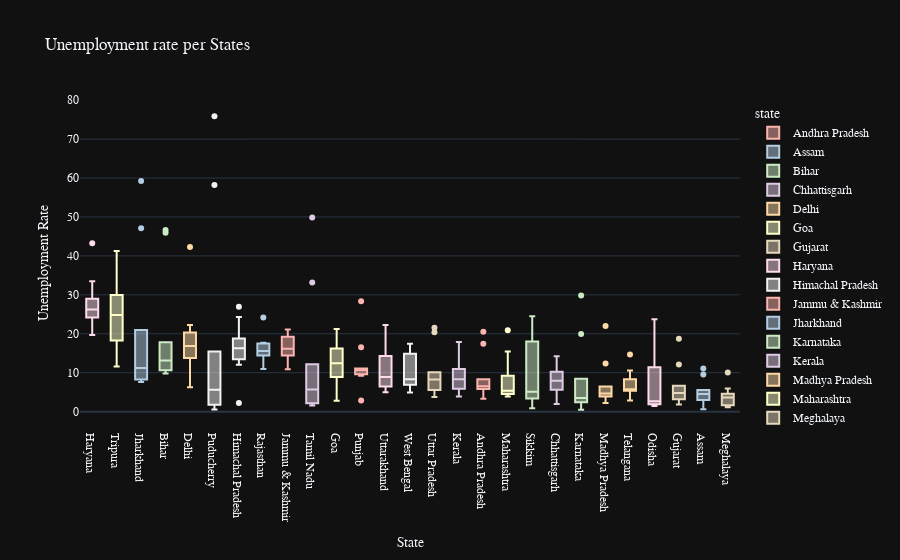

Notebook code cell kept with this figure:
### Code cell
import plotly.express as px

# Create the boxplot with custom colors and styles
fig = px.box(data, 
             x='state', 
             y='estimated unemployment rate', 
             color='state', 
             title='Unemployment rate per States', 
             template='plotly_dark',  # Change template to 'plotly_dark' for dark theme
             color_discrete_sequence=px.colors.qualitative.Pastel1)  # Change color sequence to Pastel1

# Updating the x-axis category order to be in descending total
fig.update_xaxes(categoryorder='total descending')

# Update other layout settings
fig.update_layout(
    font=dict(
        family="Arial",  # Change font family
        size=12  # Change font size
    ),
    xaxis_title="State",  # Update x-axis title
    yaxis_title="Unemployment Rate",  # Update y-axis title
)

# Show the plot
fig.show()

### Figure 1 — Plotly figure (JSON) as saved in the notebook; plotly's stock layout.template omitted (floating-point values rounded to 4 significant figures)
{"data": [{"alignmentgroup": "True", "hovertemplate": "state=%{x}<br>estimated unemployment rate=%{y}<extra></extra>", "legendgroup": "Andhra Pradesh", "marker": {"color": "rgb(251,180,174)"}, "name": "Andhra Pradesh", "notched": false, "offsetgroup": "Andhra Pradesh", "orientation": "v", "showlegend": true, "type": "box", "x": ["Andhra Pradesh", "Andhra Pradesh", "Andhra Pradesh", "Andhra Pradesh", "Andhra Pradesh", "Andhra Pradesh", "Andhra Pradesh", "Andhra Pradesh", "Andhra Pradesh", "Andhra Pradesh"], "x0": " ", "xaxis": "x", "y": [5.48, 5.83, 5.79, 20.51, 17.43, 3.31, 8.34, 6.96, 6.4, 6.59], "y0": " ", "yaxis": "y"}, {"alignmentgroup": "True", "hovertemplate": "state=%{x}<br>estimated unemployment rate=%{y}<extra></extra>", "legendgroup": "Assam", "marker": {"color": "rgb(179,205,227)"}, "name": "Assam", "notched": false, "offsetgroup": "Assam", "orientation": "v", "showlegend": true, "type": "box", "x": ["Assam", "Assam", "Assam", "Assam", "Assam", "Assam", "Assam", "Assam", "Assam", "Assam"], "x0": " ", "xaxis": "x", "y": [4.66, 4.41, 4.77, 11.06, 9.55, 0.6, 3.77, 5.53, 1.19, 3.02], "y0": " ", "yaxis": "y"}, {"alignmentgroup": "True", "hovertemplate": "state=%{x}<br>estimated unemployment rate=%{y}<extra></extra>", "legendgroup": "Bihar", "marker": {"color": "rgb(204,235,197)"}, "name": "Bihar", "notched": false, "offsetgroup": "Bihar", "orientation": "v", "showlegend": true, "type": "box", "x": ["Bihar", "Bihar", "Bihar", "Bihar", "Bihar", "Bihar", "Bihar", "Bihar", "Bihar", "Bihar"], "x0": " ", "xaxis": "x", "y": [10.61, 10.29, 15.43, 46.64, 45.96, 17.82, 12.79, 13.44, 11.91, 9.82], "y0": " ", "yaxis": "y"}, {"alignmentgroup": "True", "hovertemplate": "state=%{x}<br>estimated unemployment rate=%{y}<extra></extra>", "legendgroup": "Chhattisgarh", "marker": {"color": "rgb(222,203,228)"}, "name": "Chhattisgarh", "notched": false, "offsetgroup": "Chhattisgarh", "orientation": "v", "showlegend": true, "type": "box", "x": ["Chhattisgarh", "Chhattisgarh", "Chhattisgarh", "Chhattisgarh", "Chhattisgarh", "Chhattisgarh", "Chhattisgarh", "Chhattisgarh", "Chhattisgarh", "Chhattisgarh"], "x0": " ", "xaxis": "x", "y": [9.65, 8.38, 7.54, 3.41, 10.5, 14.23, 10.27, 5.63, 1.96, 6.62], "y0": " ", "yaxis": "y"}, {"alignmentgroup": "True", "hovertemplate": "state=%{x}<br>estimated unemployment rate=%{y}<extra></extra>", "legendgroup": "Delhi", "marker": {"color": "rgb(254,217,166)"}, "name": "Delhi", "notched": false, "offsetgroup": "Delhi", "orientation": "v", "showlegend": true, "type": "box", "x": ["Delhi", "Delhi", "Delhi", "Delhi", "Delhi", "Delhi", "Delhi", "Delhi", "Delhi", "Delhi"], "x0": " ", "xaxis": "x", "y": [22.23, 14.84, 17.04, 16.68, 42.27, 18.19, 20.3, 13.79, 12.53, 6.27], "y0": " ", "yaxis": "y"}, {"alignmentgroup": "True", "hovertemplate": "state=%{x}<br>estimated unemployment rate=%{y}<extra></extra>", "legendgroup": "Goa", "marker": {"color": "rgb(255,255,204)"}, "name": "Goa", "notched": false, "offsetgroup": "Goa", "orientation": "v", "showlegend": true, "type": "box", "x": ["Goa", "Goa", "Goa", "Goa", "Goa", "Goa", "Goa", "Goa", "Goa", "Goa"], "x0": " ", "xaxis": "x", "y": [8.89, 2.81, 5.25, 13.31, 21.25, 9.96, 17.07, 16.21, 15.38, 11.54], "y0": " ", "yaxis": "y"}, {"alignmentgroup": "True", "hovertemplate": "state=%{x}<br>estimated unemployment rate=%{y}<extra></extra>", "legendgroup": "Gujarat", "marker": {"color": "rgb(229,216,189)"}, "name": "Gujarat", "notched": false, "offsetgroup": "Gujarat", "orientation": "v", "showlegend": true, "type": "box", "x": ["Gujarat", "Gujarat", "Gujarat", "Gujarat", "Gujarat", "Gujarat", "Gujarat", "Gujarat", "Gujarat", "Gujarat"], "x0": " ", "xaxis": "x", "y": [5.54, 6.38, 6.66, 18.71, 12.11, 3.2, 1.84, 1.87, 3.42, 4.03], "y0": " ", "yaxis": "y"}, {"alignmentgroup": "True", "hovertemplate": "state=%{x}<br>estimated unemployment rate=%{y}<extra></extra>", "legendgroup": "Haryana", "marker": {"color": "rgb(253,218,236)"}, "name": "Haryana", "notched": false, "offsetgroup": "Haryana", "orientation": "v", "showlegend": true, "type": "box", "x": ["Haryana", "Haryana", "Haryana", "Haryana", "Haryana", "Haryana", "Haryana", "Haryana", "Haryana", "Haryana"], "x0": " ", "xaxis": "x", "y": [20.34, 25.77, 25.05, 43.22, 29.02, 26.7, 24.18, 33.5, 19.68, 27.31], "y0": " ", "yaxis": "y"}, {"alignmentgroup": "True", "hovertemplate": "state=%{x}<br>estimated unemployment rate=%{y}<extra></extra>", "legendgroup": "Himachal Pradesh", "marker": {"color": "rgb(242,242,242)"}, "name": "Himachal Pradesh", "notched": false, "offsetgroup": "Himachal Pradesh", "orientation": "v", "showlegend": true, "type": "box", "x": ["Himachal Pradesh", "Himachal Pradesh", "Himachal Pradesh", "Himachal Pradesh", "Himachal Pradesh", "Himachal Pradesh", "Himachal Pradesh", "Himachal Pradesh", "Himachal Pradesh", "Himachal Pradesh"], "x0": " ", "xaxis": "x", "y": [16.83, 16.84, 18.76, 2.2, 26.95, 13.47, 24.31, 15.79, 12.04, 13.46], "y0": " ", "yaxis": "y"}, {"alignmentgroup": "True", "hovertemplate": "state=%{x}<br>estimated unemployment rate=%{y}<extra></extra>", "legendgroup": "Jammu & Kashmir", "marker": {"color": "rgb(251,180,174)"}, "name": "Jammu & Kashmir", "notched": false, "offsetgroup": "Jammu & Kashmir", "orientation": "v", "showlegend": true, "type": "box", "x": ["Jammu & Kashmir", "Jammu & Kashmir", "Jammu & Kashmir", "Jammu & Kashmir", "Jammu & Kashmir", "Jammu & Kashmir", "Jammu & Kashmir", "Jammu & Kashmir", "Jammu & Kashmir"], "x0": " ", "xaxis": "x", "y": [21.08, 20.78, 15.5, 18.74, 17.92, 10.88, 11.09, 16.17, 16.14], "y0": " ", "yaxis": "y"}, {"alignmentgroup": "True", "hovertemplate": "state=%{x}<br>estimated unemployment rate=%{y}<extra></extra>", "legendgroup": "Jharkhand", "marker": {"color": "rgb(179,205,227)"}, "name": "Jharkhand", "notched": false, "offsetgroup": "Jharkhand", "orientation": "v", "showlegend": true, "type": "box", "x": ["Jharkhand", "Jharkhand", "Jharkhand", "Jharkhand", "Jharkhand", "Jharkhand", "Jharkhand", "Jharkhand", "Jharkhand", "Jharkhand"], "x0": " ", "xaxis": "x", "y": [10.61, 11.85, 8.23, 47.09, 59.23, 20.95, 7.63, 9.76, 8.24, 11.8], "y0": " ", "yaxis": "y"}, {"alignmentgroup": "True", "hovertemplate": "state=%{x}<br>estimated unemployment rate=%{y}<extra></extra>", "legendgroup": "Karnataka", "marker": {"color": "rgb(204,235,197)"}, "name": "Karnataka", "notched": false, "offsetgroup": "Karnataka", "orientation": "v", "showlegend": true, "type": "box", "x": ["Karnataka", "Karnataka", "Karnataka", "Karnataka", "Karnataka", "Karnataka", "Karnataka", "Karnataka", "Karnataka", "Karnataka"], "x0": " ", "xaxis": "x", "y": [2.86, 3.61, 3.46, 29.84, 19.97, 8.44, 4.01, 0.5, 2.41, 1.58], "y0": " ", "yaxis": "y"}, {"alignmentgroup": "True", "hovertemplate": "state=%{x}<br>estimated unemployment rate=%{y}<extra></extra>", "legendgroup": "Kerala", "marker": {"color": "rgb(222,203,228)"}, "name": "Kerala", "notched": false, "offsetgroup": "Kerala", "orientation": "v", "showlegend": true, "type": "box", "x": ["Kerala", "Kerala", "Kerala", "Kerala", "Kerala", "Kerala", "Kerala", "Kerala", "Kerala", "Kerala"], "x0": " ", "xaxis": "x", "y": [5.31, 7.6, 8.99, 16.99, 17.88, 9.71, 7.09, 10.98, 5.91, 3.88], "y0": " ", "yaxis": "y"}, {"alignmentgroup": "True", "hovertemplate": "state=%{x}<br>estimated unemployment rate=%{y}<extra></extra>", "legendgroup": "Madhya Pradesh", "marker": {"color": "rgb(254,217,166)"}, "name": "Madhya Pradesh", "notched": false, "offsetgroup": "Madhya Pradesh", "orientation": "v", "showlegend": true, "type": "box", "x": ["Madhya Pradesh", "Madhya Pradesh", "Madhya Pradesh", "Madhya Pradesh", "Madhya Pradesh", "Madhya Pradesh", "Madhya Pradesh", "Madhya Pradesh", "Madhya Pradesh", "Madhya Pradesh"], "x0": " ", "xaxis": "x", "y": [4.11, 4.57, 2.22, 12.36, 21.98, 6.48, 5.08, 4.7, 3.91, 3.13], "y0": " ", "yaxis": "y"}, {"alignmentgroup": "True", "hovertemplate": "state=%{x}<br>estimated unemployment rate=%{y}<extra></extra>", "legendgroup": "Maharashtra", "marker": {"color": "rgb(255,255,204)"}, "name": "Maharashtra", "notched": false, "offsetgroup": "Maharashtra", "orientation": "v", "showlegend": true, "type": "box", "x": ["Maharashtra", "Maharashtra", "Maharashtra", "Maharashtra", "Maharashtra", "Maharashtra", "Maharashtra", "Maharashtra", "Maharashtra", "Maharashtra"], "x0": " ", "xaxis": "x", "y": [4.95, 4.69, 5.79, 20.9, 15.46, 9.23, 3.89, 6.23, 4.55, 4.1], "y0": " ", "yaxis": "y"}, {"alignmentgroup": "True", "hovertemplate": "state=%{x}<br>estimated unemployment rate=%{y}<extra></extra>", "legendgroup": "Meghalaya", "marker": {"color": "rgb(229,216,189)"}, "name": "Meghalaya", "notched": false, "offsetgroup": "Meghalaya", "orientation": "v", "showlegend": true, "type": "box", "x": ["Meghalaya", "Meghalaya", "Meghalaya", "Meghalaya", "Meghalaya", "Meghalaya", "Meghalaya", "Meghalaya", "Meghalaya", "Meghalaya"], "x0": " ", "xaxis": "x", "y": [1.66, 3.59, 1.58, 10.03, 5.92, 1.15, 2.1, 3.74, 4.29, 4.6], "y0": " ", "yaxis": "y"}, {"alignmentgroup": "True", "hovertemplate": "state=%{x}<br>estimated unemployment rate=%{y}<extra></extra>", "legendgroup": "Odisha", "marker": {"color": "rgb(253,218,236)"}, "name": "Odisha", "notched": false, "offsetgroup": "Odisha", "orientation": "v", "showlegend": true, "type": "box", "x": ["Odisha", "Odisha", "Odisha", "Odisha", "Odisha", "Odisha", "Odisha", "Odisha", "Odisha", "Odisha"], "x0": " ", "xaxis": "x", "y": [1.9, 3.12, 13.08, 23.76, 11.41, 3.77, 1.88, 1.42, 2.1, 2.18], "y0": " ", "yaxis": "y"}, {"alignmentgroup": "True", "hovertemplate": "state=%{x}<br>estimated unemployment rate=%{y}<extra></extra>", "legendgroup": "Puducherry", "marker": {"color": "rgb(242,242,242)"}, "name": "Puducherry", "notched": false, "offsetgroup": "Puducherry", "orientation": "v", "showlegend": true, "type": "box", "x": ["Puducherry", "Puducherry", "Puducherry", "Puducherry", "Puducherry", "Puducherry", "Puducherry", "Puducherry", "Puducherry", "Puducherry"], "x0": " ", "xaxis": "x", "y": [0.58, 1.76, 1.2, 75.85, 58.19, 4.24, 15.47, 5.05, 10.9, 6.18], "y0": " ", "yaxis": "y"}, {"alignmentgroup": "True", "hovertemplate": "state=%{x}<br>estimated unemployment rate=%{y}<extra></extra>", "legendgroup": "Punjab", "marker": {"color": "rgb(251,180,174)"}, "name": "Punjab", "notched": false, "offsetgroup": "Punjab", "orientation": "v", "showlegend": true, "type": "box", "x": ["Punjab", "Punjab", "Punjab", "Punjab", "Punjab", "Punjab", "Punjab", "Punjab", "Punjab", "Punjab"], "x0": " ", "xaxis": "x", "y": [11.11, 10.97, 10.32, 2.86, 28.33, 16.55, 9.19, 10.99, 9.61, 9.88], "y0": " ", "yaxis": "y"}, {"alignmentgroup": "True", "hovertemplate": "state=%{x}<br>estimated unemployment rate=%{y}<extra></extra>", "legendgroup": "Rajasthan", "marker": {"color": "rgb(179,205,227)"}, "name": "Rajasthan", "notched": false, "offsetgroup": "Rajasthan", "orientation": "v", "showlegend": true, "type": "box", "x": ["Rajasthan", "Rajasthan", "Rajasthan", "Rajasthan", "Rajasthan", "Rajasthan", "Rajasthan", "Rajasthan", "Rajasthan", "Rajasthan"], "x0": " ", "xaxis": "x", "y": [10.97, 15.16, 11.9, 17.7, 15.74, 14.39, 15.81, 17.51, 15.35, 24.15], "y0": " ", "yaxis": "y"}, {"alignmentgroup": "True", "hovertemplate": "state=%{x}<br>estimated unemployment rate=%{y}<extra></extra>", "legendgroup": "Sikkim", "marker": {"color": "rgb(204,235,197)"}, "name": "Sikkim", "notched": false, "offsetgroup": "Sikkim", "orientation": "v", "showlegend": true, "type": "box", "x": ["Sikkim", "Sikkim", "Sikkim", "Sikkim", "Sikkim", "Sikkim", "Sikkim", "Sikkim"], "x0": " ", "xaxis": "x", "y": [23.57, 2.28, 24.51, 4.46, 4.45, 12.49, 5.7, 0.88], "y0": " ", "yaxis": "y"}, {"alignmentgroup": "True", "hovertemplate": "state=%{x}<br>estimated unemployment rate=%{y}<extra></extra>", "legendgroup": "Tamil Nadu", "marker": {"color": "rgb(222,203,228)"}, "name": "Tamil Nadu", "notched": false, "offsetgroup": "Tamil Nadu", "orientation": "v", "showlegend": true, "type": "box", "x": ["Tamil Nadu", "Tamil Nadu", "Tamil Nadu", "Tamil Nadu", "Tamil Nadu", "Tamil Nadu", "Tamil Nadu", "Tamil Nadu", "Tamil Nadu", "Tamil Nadu"], "x0": " ", "xaxis": "x", "y": [1.57, 2.09, 6.4, 49.83, 33.16, 12.2, 6.81, 2.65, 5, 2.16], "y0": " ", "yaxis": "y"}, {"alignmentgroup": "True", "hovertemplate": "state=%{x}<br>estimated unemployment rate=%{y}<extra></extra>", "legendgroup": "Telangana", "marker": {"color": "rgb(254,217,166)"}, "name": "Telangana", "notched": false, "offsetgroup": "Telangana", "orientation": "v", "showlegend": true, "type": "box", "x": ["Telangana", "Telangana", "Telangana", "Telangana", "Telangana", "Telangana", "Telangana", "Telangana", "Telangana", "Telangana"], "x0": " ", "xaxis": "x", "y": [5.49, 8.29, 5.77, 6.25, 14.7, 10.55, 5.36, 5.79, 3.27, 2.86], "y0": " ", "yaxis": "y"}, {"alignmentgroup": "True", "hovertemplate": "state=%{x}<br>estimated unemployment rate=%{y}<extra></extra>", "legendgroup": "Tripura", "marker": {"color": "rgb(255,255,204)"}, "name": "Tripura", "notched": false, "offsetgroup": "Tripura", "orientation": "v", "showlegend": true, "type": "box", "x": ["Tripura", "Tripura", "Tripura", "Tripura", "Tripura", "Tripura", "Tripura", "Tripura", "Tripura", "Tripura"], "x0": " ", "xaxis": "x", "y": [32.67, 28.4, 29.95, 41.23, 21.51, 21.71, 18.24, 27.92, 17.35, 11.57], "y0": " ", "yaxis": "y"}, {"alignmentgroup": "True", "hovertemplate": "state=%{x}<br>estimated unemployment rate=%{y}<extra></extra>", "legendgroup": "Uttar Pradesh", "marker": {"color": "rgb(229,216,189)"}, "name": "Uttar Pradesh", "notched": false, "offsetgroup": "Uttar Pradesh", "orientation": "v", "showlegend": true, "type": "box", "x": ["Uttar Pradesh", "Uttar Pradesh", "Uttar Pradesh", "Uttar Pradesh", "Uttar Pradesh", "Uttar Pradesh", "Uttar Pradesh", "Uttar Pradesh", "Uttar Pradesh", "Uttar Pradesh"], "x0": " ", "xaxis": "x", "y": [7.58, 8.98, 10.11, 21.54, 20.41, 9.47, 5.56, 5.79, 4.18, 3.75], "y0": " ", "yaxis": "y"}, {"alignmentgroup": "True", "hovertemplate": "state=%{x}<br>estimated unemployment rate=%{y}<extra></extra>", "legendgroup": "Uttarakhand", "marker": {"color": "rgb(253,218,236)"}, "name": "Uttarakhand", "notched": false, "offsetgroup": "Uttarakhand", "orientation": "v", "showlegend": true, "type": "box", "x": ["Uttarakhand", "Uttarakhand", "Uttarakhand", "Uttarakhand", "Uttarakhand", "Uttarakhand", "Uttarakhand", "Uttarakhand", "Uttarakhand", "Uttarakhand"], "x0": " ", "xaxis": "x", "y": [5.49, 4.99, 19.85, 6.48, 8.01, 8.61, 12.38, 14.26, 22.26, 9.23], "y0": " ", "yaxis": "y"}, {"alignmentgroup": "True", "hovertemplate": "state=%{x}<br>estimated unemployment rate=%{y}<extra></extra>", "legendgroup": "West Bengal", "marker": {"color": "rgb(242,242,242)"}, "name": "West Bengal", "notched": false, "offsetgroup": "West Bengal", "orientation": "v", "showlegend": true, "type": "box", "x": ["West Bengal", "West Bengal", "West Bengal", "West Bengal", "West Bengal", "West Bengal", "West Bengal", "West Bengal", "West Bengal", "West Bengal"], "x0": " ", "xaxis": "x", "y": [6.94, 4.92, 6.92, 17.41, 17.41, 7.29, 6.83, 14.87, 9.35, 9.98], "y0": " ", "yaxis": "y"}], "layout": {"boxmode": "overlay", "font": {"family": "Arial", "size": 12}, "legend": {"title": {"text": "state"}, "tracegroupgap": 0}, "title": {"text": "Unemployment rate per States"}, "xaxis": {"anchor": "y", "categoryarray": ["Andhra Pradesh", "Assam", "Bihar", "Chhattisgarh", "Delhi", "Goa", "Gujarat", "Haryana", "Himachal Pradesh", "Jammu & Kashmir", "Jharkhand", "Karnataka", "Kerala", "Madhya Pradesh", "Maharashtra", "Meghalaya", "Odisha", "Puducherry", "Punjab", "Rajasthan", "Sikkim", "Tamil Nadu", "Telangana", "Tripura", "Uttar Pradesh", "Uttarakhand", "West Bengal"], "categoryorder": "total descending", "domain": [0, 1], "title": {"text": "State"}}, "yaxis": {"anchor": "x", "domain": [0, 1], "title": {"text": "Unemployment Rate"}}}}
